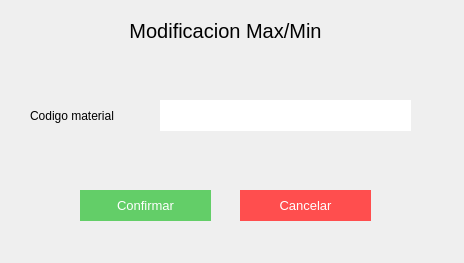
<?xml version="1.0" encoding="UTF-8"?>
<ui version="4.0">
 <class>Form</class>
 <widget class="QWidget" name="Form">
  <property name="geometry">
   <rect>
    <x>0</x>
    <y>0</y>
    <width>464</width>
    <height>263</height>
   </rect>
  </property>
  <property name="windowTitle">
   <string>Form</string>
  </property>
  <widget class="QLabel" name="label_2">
   <property name="geometry">
    <rect>
     <x>-190</x>
     <y>10</y>
     <width>831</width>
     <height>41</height>
    </rect>
   </property>
   <property name="styleSheet">
    <string notr="true">font-size:20px;
</string>
   </property>
   <property name="text">
    <string>Modificacion Max/Min</string>
   </property>
   <property name="alignment">
    <set>Qt::AlignCenter</set>
   </property>
  </widget>
  <widget class="QLineEdit" name="lineEdit">
   <property name="geometry">
    <rect>
     <x>160</x>
     <y>100</y>
     <width>251</width>
     <height>31</height>
    </rect>
   </property>
   <property name="styleSheet">
    <string notr="true">border:none;
background-color: rgb(255, 255, 255);
font: 11pt &quot;MS Shell Dlg 2&quot;;</string>
   </property>
   <property name="text">
    <string/>
   </property>
  </widget>
  <widget class="QLabel" name="label">
   <property name="geometry">
    <rect>
     <x>30</x>
     <y>100</y>
     <width>101</width>
     <height>31</height>
    </rect>
   </property>
   <property name="styleSheet">
    <string notr="true">font: 11pt &quot;MS Shell Dlg 2&quot;;
text-align:center;</string>
   </property>
   <property name="text">
    <string>Codigo material</string>
   </property>
  </widget>
  <widget class="QPushButton" name="pushButton_2">
   <property name="geometry">
    <rect>
     <x>80</x>
     <y>190</y>
     <width>131</width>
     <height>31</height>
    </rect>
   </property>
   <property name="styleSheet">
    <string notr="true">background-color: rgb(99, 206, 104);
color:white;
font-size:10pt;
border:none;</string>
   </property>
   <property name="text">
    <string>Confirmar</string>
   </property>
  </widget>
  <widget class="QPushButton" name="pushButton">
   <property name="geometry">
    <rect>
     <x>240</x>
     <y>190</y>
     <width>131</width>
     <height>31</height>
    </rect>
   </property>
   <property name="styleSheet">
    <string notr="true">color:white;
font-size:10pt;
border:none;
background-color:#ff4e4e;</string>
   </property>
   <property name="text">
    <string>Cancelar</string>
   </property>
  </widget>
 </widget>
 <resources/>
 <connections/>
</ui>
